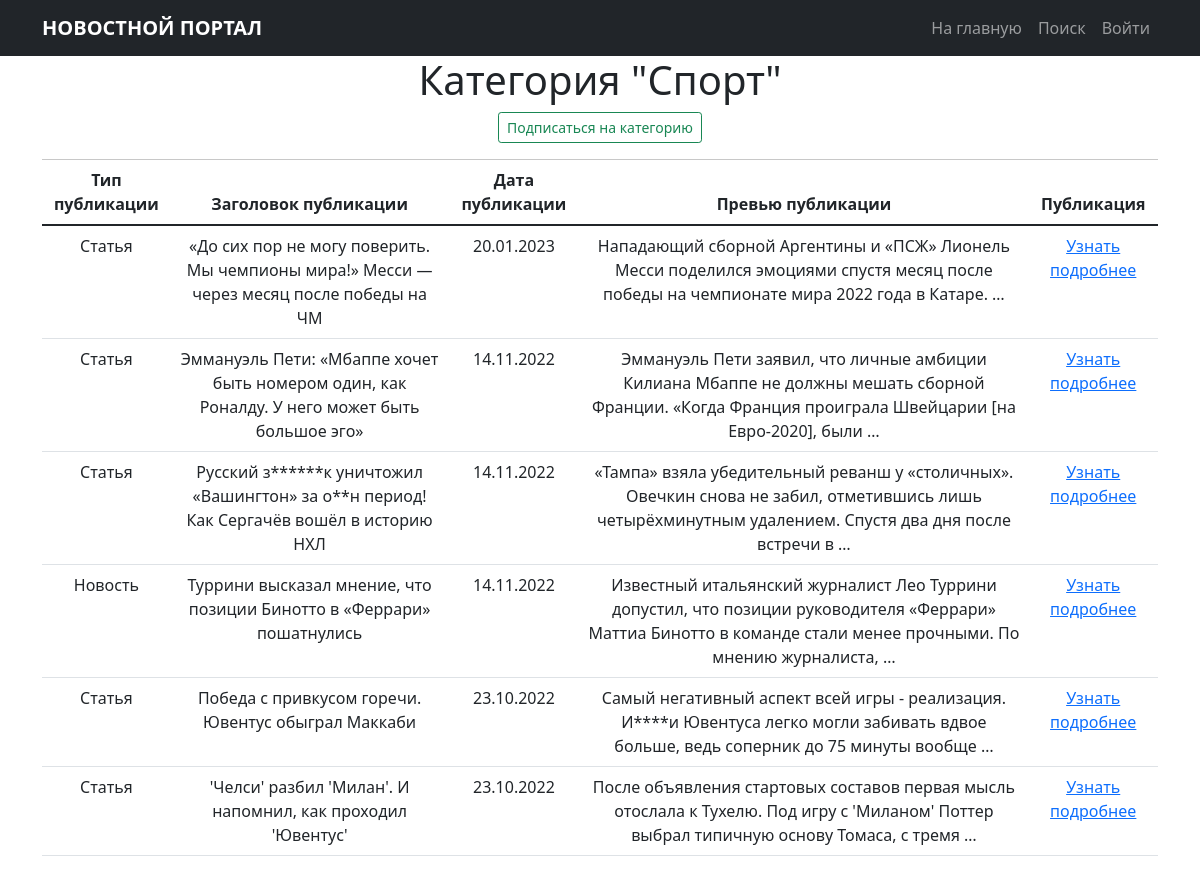
The app's page /news/categories/1, older data.
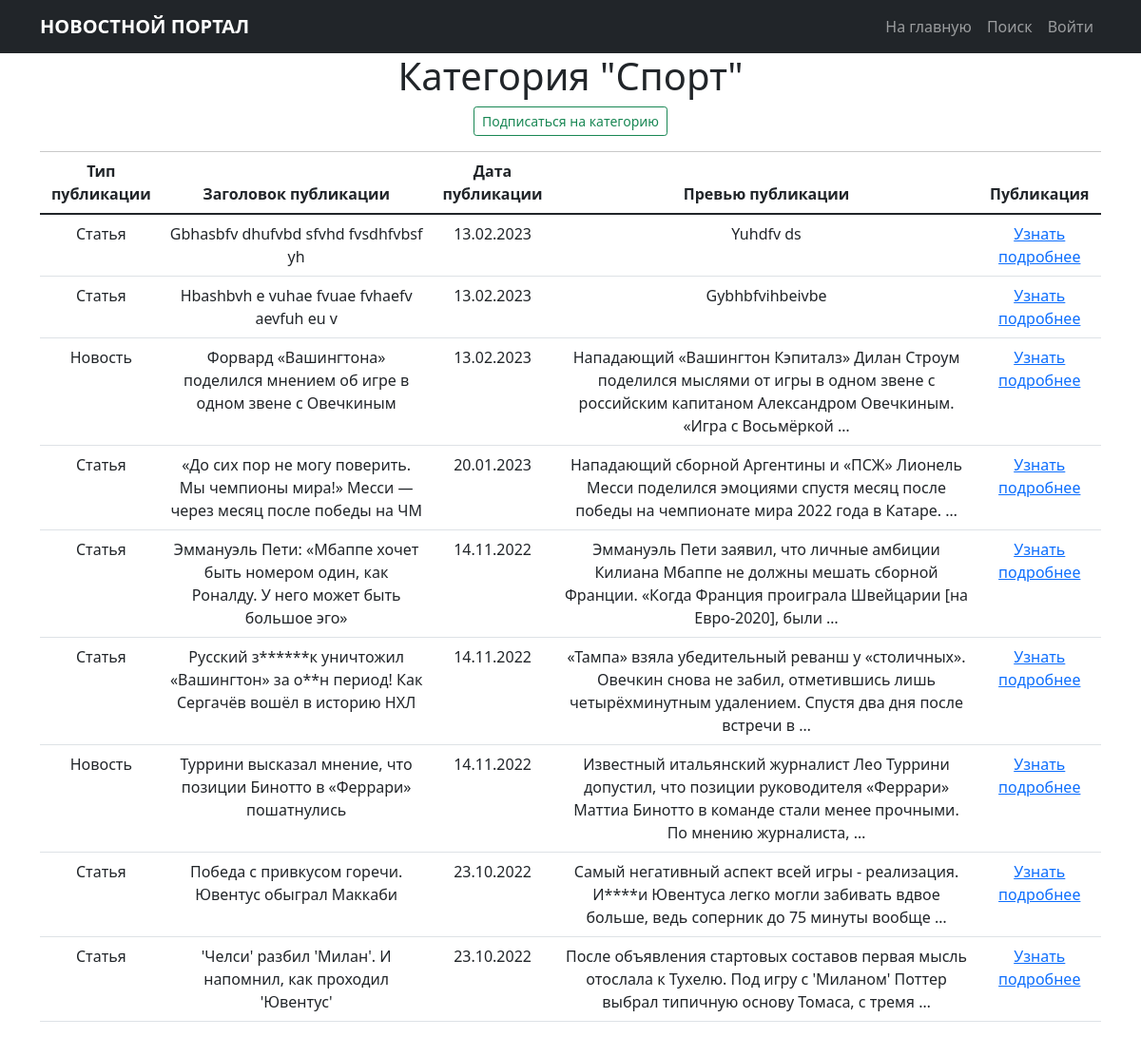
The same page, newer data.
### news/models.py (models this page shows, shortened)
class Post(models.Model):
    posts = 'PT'
    news = 'NS'
    TYPES = [
        (posts, 'Статья'),
        (news, 'Новость')
    ]
    postsOrNews = models.CharField(max_length=2,
                                   choices=TYPES,
                                   default=posts)
    timeIn = models.DateTimeField(auto_now_add=True)
    header = models.CharField(max_length=128)
    text = models.TextField()
    rating = models.IntegerField(default=0)
    postAuthor = models.ForeignKey(Author,
                                   on_delete=models.CASCADE)
    postCategories = models.ManyToManyField(Category,
                                            through='PostCategory')

### news/views.py (the view)
# urls.py: path('categories/<int:pk>', CategoryListView.as_view(), name='category_list'),
class CategoryListView(ListView):
    model = Post
    template_name = 'category_list.html'
    context_object_name = 'category_news_list'
    def get_queryset(self):
        self.postCategories = get_object_or_404(Category, id=self.kwargs['pk'])
        queryset = Post.objects.filter(postCategories=self.postCategories).order_by('-timeIn')
        return queryset
    def get_context_data(self, **kwargs):
        context = super().get_context_data(**kwargs)
        context['is_not_subscriber'] = self.request.user not in self.postCategories.subscribers.all()
        context['category'] = self.postCategories
        return context

### news/models.py (called while the page is built)
    def __str__(self):
        return f'{self.categories}'

### templates/category_list.html (shortened to what this page needs)
{% extends 'flatpages/default.html' %}
{% load custom_filter %}
{% load custom_tags %}
{% block content %}
    <h1 class="text-center">Категория "{{ category }}"</h1>
    {% if is_not_subscriber %}
        <p class="text-center">
            <a href="{% url 'subscribe_unsubscribe' category.id %}" class="btn btn-outline-success btn-sm">
            Подписаться на категорию</a>
        </p>
    {% endif %}
    <div class="line"></div>
        {% if category_news_list %}
        <table class="table">
            <thead>
                <tr>
                    <th scope="col">Тип публикации</th>
                    <th scope="col">Заголовок публикации</th>
                    <th scope="col">Дата публикации</th>
                    <th scope="col">Превью публикации</th>
                    <th scope="col">Публикация</th>
                </tr>
            </thead>
            <tbody>
            {% for post in category_news_list %}
                <tr>
                    <td>{{ post.get_postsOrNews_display }}</td>
                    <td>{{ post.header|censor }}</td>
                    <td>{{ post.timeIn|date:'d.m.Y'}}</td>
                    <td>{{ post.text|truncatewords:20|censor }}</td>
                    <td><a href="{% url 'news_detail' post.id %}">Узнать подробнее</a></td>
                </tr>
            {% endfor %}
            </tbody>
        </table>
    {% else %}
        <h2>Публикации отсутствуют</h2>
    {% endif %}
{% endblock content %}

Row changes from the older to the newer data that the page shows:
added Post: postsOrNews "Статья", header|censor "Gbhasbfv dhufvbd sfvhd fvsdhfvbsf yh", timeIn "13.02.2023", text|censor "Yuhdfv ds"
added Post: postsOrNews "Статья", header|censor "Hbashbvh e vuhae fvuae fvhaefv aevfuh eu v", timeIn "13.02.2023", text|censor "Gybhbfvihbeivbe"
added Post: postsOrNews "Новость", header|censor "Форвард «Вашингтона» поделился мнением об игре в одном звене с Овечкиным", timeIn "13.02.2023", text|censor "Нападающий «Вашингтон Кэпиталз» Дилан Строум поделился мыслями от игры в одном звене с российским капитаном Александром Овечкиным. «Игра с Восьмёркой …"
